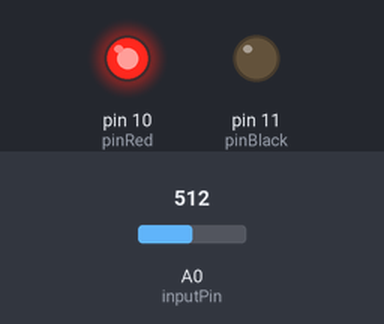
A sketch run on a simulated Arduino Uno, built with avr-gcc and run on an emulated ATmega328P. On the bench: output pins drawn as LEDs (lit = HIGH). The test bench sets the inputs (shaded band); at power-on: A0 (inputPin) = 512. What the sketch prints to the serial monitor is not drawn.

Above: at 0.5 s.
At 2.5 s:
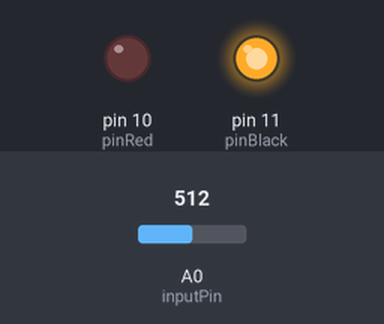
At 3.5 s:
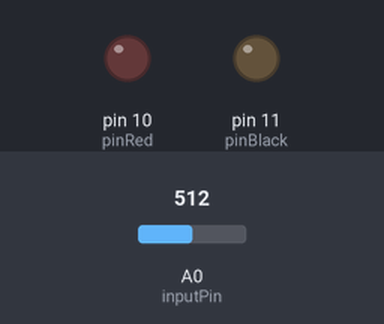
Timing chart, 0 to 5.2 s (numbered marks = the images above):
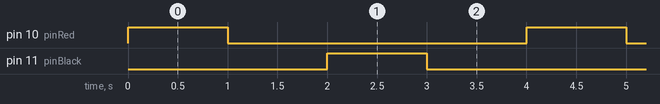

The sketch:

Experiment1_Code.ino
```cpp
int inputPin = A0;
int output = 0;

int pinRed = 10;
int pinBlack = 11;

void antiClockWise(int motorSpeed = 255){
  analogWrite(pinBlack, motorSpeed);
  analogWrite(pinRed, 0);
}


void clockWise(int motorSpeed = 255){
  analogWrite(pinBlack, 0);
  analogWrite(pinRed, motorSpeed);
}

void halt(int delay_value = 1000){
  analogWrite(pinBlack, 0);
  analogWrite(pinRed, 0);
  delay(delay_value);
}

void setup(){
  // put your setup code here, to run once:
  pinMode(pinBlack, OUTPUT);
  pinMode(pinRed, OUTPUT);
  Serial.begin(9600);

}

void loop() {
  // put your main code here, to run repeatedly:
  //o0utput = analogRead(inputPin);
  //Serial.println(output);
  output = analogRead(inputPin);
  Serial.println(output);
  clockWise(255);
  delay(1000);
  halt(1000);
  antiClockWise(255);
  delay(1000);
  halt(1000);


}
```

Measured:
- by itself, pin 10 (pinRed), pin 11 (pinBlack): alternates HIGH for 1.0 s and LOW for 3.0 s
- by itself, everything shown: repeats every 4.0 s, in 4 steps
